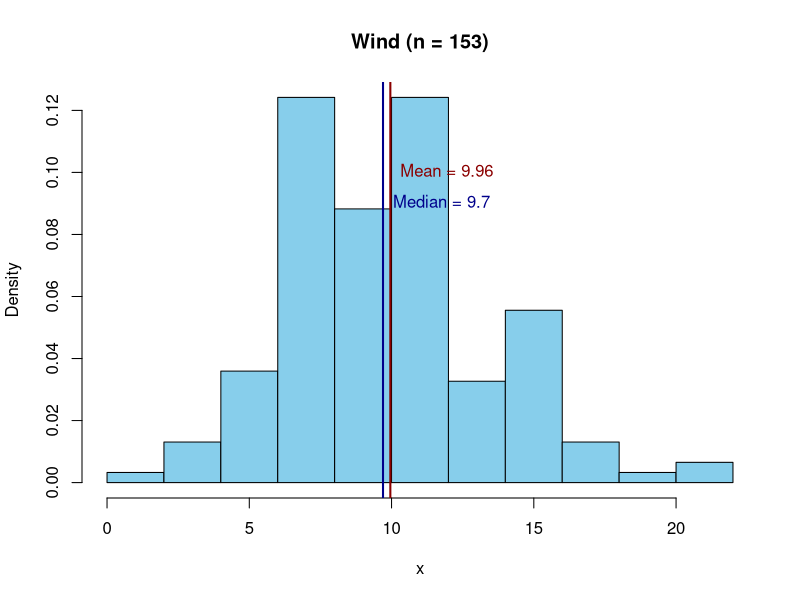
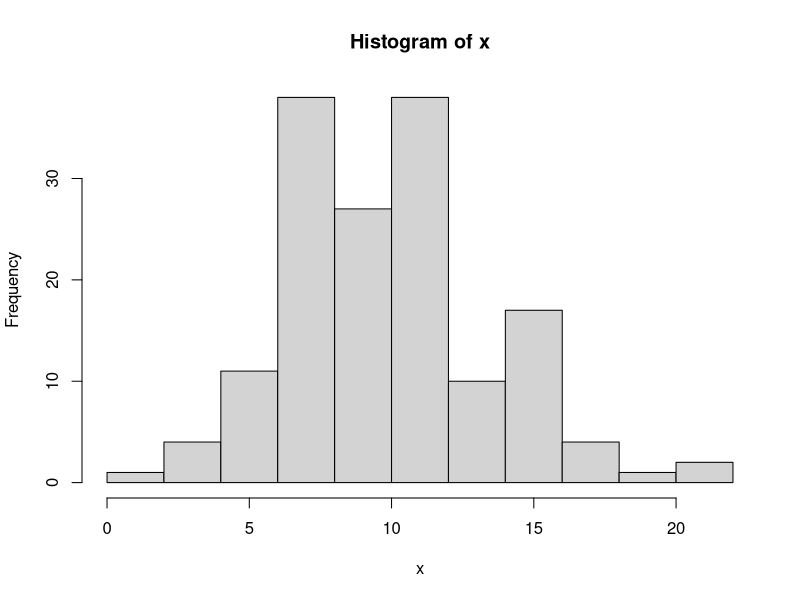

R code for these plots, in order: (Note: this script raises an error after producing the figures.)
# Introduction to Programming in R
# Zurich R Courses, October 2021

# Functions II
#::::::::::::::::::::::::::::::::::::::::::::::::::::::::::::::::::::::::::::

# Input
#===========================================================
#...........................



set.seed(524)
observations <- rnorm(10)
predictions <- rnorm(10)

# with a function
get_RMSE <- function(x_hat, x){
  diff <- observations - predictions
  sq_diff <- diff^2
  m_sq_diff <- mean(diff)
  RMSE <- sqrt(m_sq_diff)
  return(RMSE)
}

# compare
RMSE <- get_RMSE(predictions, observations)

# without a function
diff <- observations - predictions
sq_diff <- diff^2
m_sq_diff <- mean(diff)
RMSE <- sqrt(m_sq_diff)



# with a function
summary(mtcars$mpg)

# without a function
round(c("Min." = min(mtcars$mpg),
        "1st Qu." = as.numeric(quantile(mtcars$mpg)[2]),
        "Median" = median(mtcars$mpg),
        "Mean" = mean(mtcars$mpg),
        "3rd Qu." = as.numeric(quantile(mtcars$mpg)[4]),
        "Max." = max(mtcars$mpg)), 2)




# Single return object
#...........................

return_early <- function(x = 1) {
  x2 <- x*2
  return(x2)
  out <- x + x2 # not executed
  out
}
return_early(2)



get_info <- function(x){
  mean_x <- mean(x)
  median_x <- median(x)
  n_obs_x <- length(x)
  range_x <- range(x)
  return(list(mean = mean_x, median = median_x, 
              n_obs = n_obs_x, range = range_x))
}

get_info(airquality$Wind)

get_info(airquality$Wind)


# Side effects
#...........................

print_info <- function(x){
  info <- get_info(x)
  cat("There are ", info$n_obs, 
      " observed values. \nThe mean is ", 
      round(info$mean, 2), ". \nThe median is ", 
      round(info$median, 2), ". \n", sep = "")
# invisible(info)  
}

print_info(airquality$Wind)
test <- print_info(airquality$Wind)
test

# plot

hist2 <- function(x, title){
  info <- get_info(x)
  mean_median <- as.numeric(info[c("mean", "median")])
  hist(x, 
       main = paste0(title, " (n = ", info$n_obs, ")"),
       col = "skyblue", 
       freq = FALSE)
  abline(v = mean_median, 
         col = c("darkred", "darkblue"), 
         lwd = 2)
  text(mean_median, 
       y = c(.1, .09),
       labels = paste(c("Mean", "Median"), 
                      round(mean_median, 2), 
                      sep = " = "),
       col = c("darkred", "darkblue"),
       pos = 4)
}

hist2(airquality$Wind, "Wind")

# pipable histogram
hist_pipe <- function(x) {
  hist(x)
  invisible(x)
}
hist_pipe(airquality$Wind) |> get_info()




# Errors, warnings etc.
# ..........................

# Errors
?stop
get_log_xtox <- function(x) {
  if(!is.numeric(x)) stop("This does not work!")
  x_x <- x^x
  return(log(x_x))
}
get_log_xtox(2)
get_log_xtox("a")



# stopifnot()
?stopifnot
get_log_xtox <- function(x) {
  stopifnot(is.numeric(x)) 
  x_x <- x^x
  return(log(x_x))
}
get_log_xtox("a")



# message
?message
get_log_xtox <- function(x) {
  x_x <- x^x
  message("Thank you for using this function!")
  return(log(x_x))
}
get_log_xtox(2)


# Warning
?warning
get_log_xtox <- function(x) {
  if(x < 0 && (x %% 2 == 0)) 
    warning("Not sure you can trust the result.", 
            call. = FALSE)
  x_x <- x^x
  return(log(x_x))
}
get_log_xtox(-2)


# Default arguments
#...........................

# missing argument
add_ten <- function(x) {
  x + 10
}
add_ten()

# with default
add_ten_default <- function(x = 0) {
  x + 10
}
add_ten_default()
add_ten_default(1)



# Lazy Evaluation
#...........................

add_ten_lazy <- function(x, y) {
  x + 10
}
add_ten_lazy(2, y = stop("This is not evaluated"))




get_mean <- function(x, na.rm = FALSE) {
  if(na.rm){
    x <- x[!is.na(x)]
  } 
  if(length(x) == 0) stop("'x' is way too short to calculate a mean!")
  if(length(x) == 1) warning("'x' is too short to calculate a mean!")
  sum(x)/length(x)
}

get_mean(numeric())
get_mean(2)
get_mean(1:3)









#...........................

# Non standard output
#...........................
# Early returns
mean_alt <- function(x, na.rm = FALSE) {
  if(!na.rm & any(is.na(x))){
    return(NA)
  } 
  sum(x, na.rm = TRUE)/length(x)
}

a <- c(2, 4, 3, NA, 3, NA, 5, 2)
mean_alt(a)
mean_alt(1:5)

mean_alt(a, na.rm = TRUE)

##
mean4 <- function(x, na.rm = FALSE) {
  if(na.rm){
    x <- x[!is.na(x)]
  } 
  if(length(x) == 0) return(NA)
  sum(x)/length(x)
}

mean4(numeric())
mean(numeric())




# Exercises
#===========================================================


# 1. Write a function that computes the following statistics for a numeric 
#    vector: (1) the sum of NAs, (2) the median, (3) the number of unique values.
#    include a second argument na.rm with default TRUE, to make sure that 
#    the median is computed (without NA values).
#    test your function using the mtcars data.


data("mtcars")

computeDescriptives(mtcars$mpg)


# 2. Consider the drop_NA()-function from the previous exercises.
#    Add a side-effect to the function: inform the user of
#    how many NA values were dropped. 
#    Add a "message" argument with default FALSE, so that 
#    users can also choose whether to get the information.


Ozone_noNA <- drop_NA(airquality$Ozone) 
Ozone_noNA <- drop_NA(airquality$Ozone, message = FALSE) 




# 3. Consider the get_info()-function from above. Include
#    a "na.rm" argument with a sensible default. 
#    when na.rm = TRUE, the function should:
#       - remove NA values before computing the statistics
#       - inform the user how many NA values were removed
#       - make sure users can choose not to get this information
#    TIP: make use of the function you wrote for exerise 2.

get_info(airquality$Ozone)
get_info(airquality$Ozone, message = TRUE)
get_info(airquality$Ozone, na.rm = FALSE)




# 4. Consider the hist2()-function from the examples. Think about which 
#    arguments you could add, whether they would get default value, and 
#    what the default value could be.
#    Implement these arguments and the default values. Test the flexibility
#    and make sure it is still easy to use.
#    In addition, made sure you can choose to remove the NA values

hist2(airquality$Ozone, title = "Ozone")




# 5. Write a function that takes a numeric variable as input and creates a 
#    boxplot as output. How does R provide default values for the main 
#    title and axis labels. Would you choose the same?
#    Give sensible default values to the main title and axis labels.

create_boxplot(mtcars$mpg)



# 6. Implement 'input checks' for your boxplot function. The function should throw
#    an error, if the input is not a single numeric vector.
#    If the vector contains missing values, the function should throw a warning.

create_boxplot2(mtcars$mpg)
create_boxplot2(mtcars)
create_boxplot2(c(mtcars$mpg, NA))


# 7. Write a function that creates either a histogram or a bar chart for a 
#    variable, depending on the input:
#      + character/factor -> bar chart using table()
#      + numeric -> histogram



create_graph(1:5)
create_graph(c("a", "b", "c"))
create_graph(mtcars$mpg)
create_graph(iris$Species)
